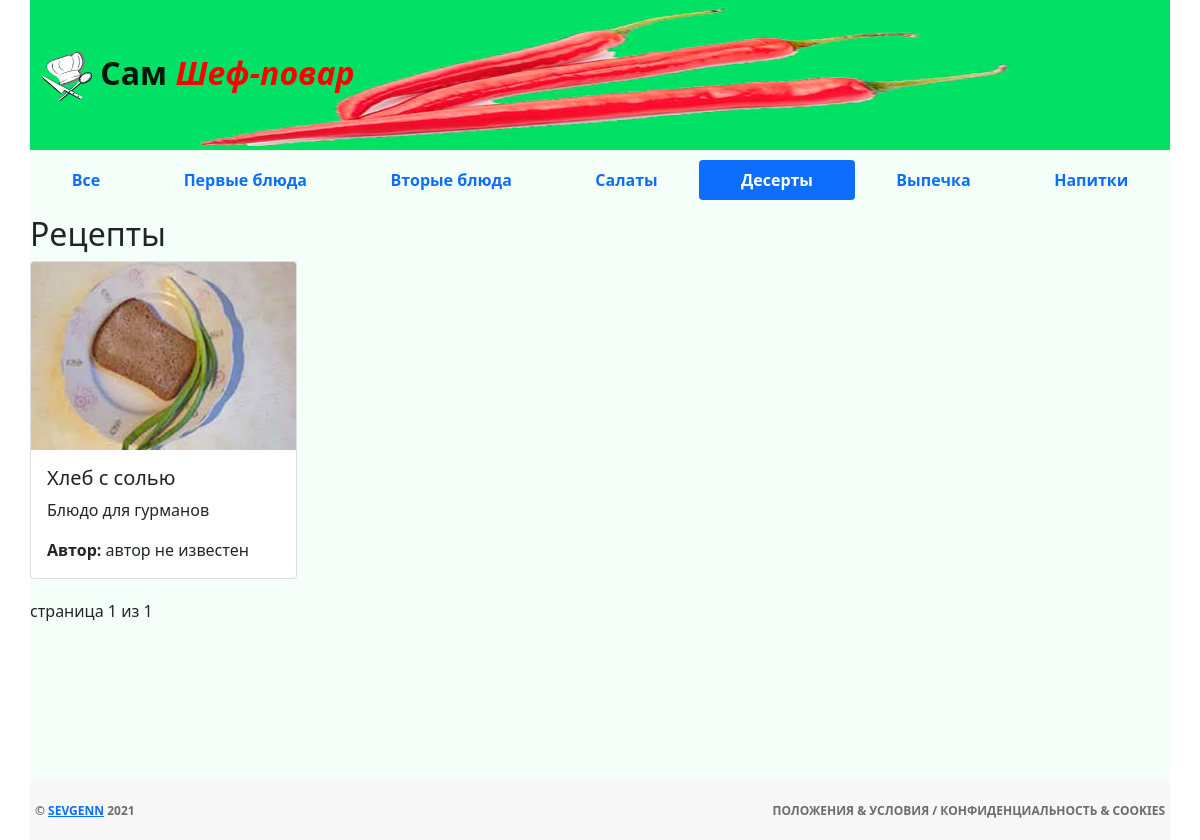
The app's page /category/4/ with its own data.
### mainapp/models.py (models this page shows, shortened)
class Category(models.Model):
    name = models.CharField(verbose_name='Наименование категории', max_length=128, unique=True)
    description = models.TextField(verbose_name='Описание категории', blank=True)
    class Meta:
        verbose_name = 'Категория'
        verbose_name_plural = 'Категории'

class Recipe(models.Model):
    category = models.ForeignKey(Category, on_delete=models.CASCADE)
    name = models.CharField(verbose_name='Название блюда', max_length=128)
    image = models.ImageField(upload_to='dishes_images', blank=False)
    short_desc = models.CharField(verbose_name='Краткое описание', max_length=64, blank=True)
    description = models.TextField(verbose_name='Содержание рецепта', blank=False)
    time_create = models.DateTimeField(verbose_name='Время создания', auto_now_add=True)
    time_update = models.DateTimeField(verbose_name='Время изменения', auto_now=True)
    is_active = models.BooleanField(verbose_name='Активен', default=True)
    author = models.CharField(verbose_name='Автор', max_length=64, default='автор не известен')
    ingredients = models.ManyToManyField(Ingredient, related_name='recipes')
    class Meta:
        verbose_name = 'Рецепт'
        verbose_name_plural = 'Рецепты'

### mainapp/views.py (the view)
# urls.py: re_path(r'^category/(?P<pk>\d+)/$', mainapp_views.categories, name='category'),
def categories(request, pk=None, page=1):
    title = 'Рецепты'
    links_menu = Category.objects.all()
    context = {
        'title': title,
        'links_menu': links_menu,
    }
    if pk is not None:
        category = get_object_or_404(Category, pk=pk)
        recipes = Recipe.objects.filter(category_id=pk, is_active=True)
        paginator = Paginator(recipes, 4)
        try:
            recipes_paginator = paginator.page(page)
        except PageNotAnInteger:
            recipes_paginator = paginator.page(1)
        except EmptyPage:
            recipes_paginator = paginator.page(paginator.num_pages)
        context['category'] = category
        context['recipes'] = recipes_paginator
    return render(request, 'mainapp/categories.html', context)

### mainapp/templates/mainapp/categories.html (shortened to what this page needs)
{% extends 'mainapp/base.html' %}
{% load static %}
{% block content %}
    <div class="content">
        <h2>Рецепты</h2>
        <div class="row row-cols-1 row-cols-md-4 g-4">
          {% for recipe in recipes %}
              {% include 'mainapp/include/inc_card.html' %}
          {% endfor %}
        </div>
        <div class="pagination">
            <span class="current">
                страница {{ recipes.number }} из
                {{ recipes.paginator.num_pages }}
            </span>
        </div>
    </div>
{% endblock %}

### mainapp/templates/mainapp/include/inc_categories_submenu.html
<nav class="nav nav-pills flex-column flex-sm-row">
    <a href="{% url 'mainapp:main' %}"
            {% if request.resolver_match.kwargs.pk == None %}
       class="flex-sm-fill text-sm-center nav-link active"
            {% else %}
       class="flex-sm-fill text-sm-center nav-link"
            {% endif %}>
        <strong>Все</strong></a>
    {% for link in links_menu %}
        <a href="{% url 'mainapp:category' link.pk %}"
                {% if request.resolver_match.kwargs.pk|add:'0' == link.pk %}
           class="flex-sm-fill text-sm-center nav-link active"
                {% else %}
           class="flex-sm-fill text-sm-center nav-link"
                {% endif %}>
            <strong>{{ link.name }}</strong></a>
    {% endfor %}
</nav>

### mainapp/templates/mainapp/include/inc_card.html (shortened to what this page needs)
{% load static %}
<div class="col">
    <div class="card h-100">
      <a href="{% url 'mainapp:recipe' recipe.pk %}">
        <img src="/media/{{ recipe.image }}" class="card-img-top" alt="{{ recipe.short_desc }}">
      </a>
      <div class="card-body">
        <h5 class="card-title">{{ recipe.name }}</h5>
        <p class="card-text">{{ recipe.short_desc }}</p>
        <p class="card-text author"><strong>Автор: </strong>{{ recipe.author }}</p>
      </div>
    </div>
</div>

### mainapp/static/mainapp/styles/style.css (style rules this page uses)
* { padding: 0; margin: 0; }
.pagination { padding-top: 20px; }

### records on screen
Category: name "Первые блюда"
Category: name "Вторые блюда"
Category: name "Салаты"
Category: name "Десерты"
Category: name "Выпечка"
Category: name "Напитки"
Recipe: image (picture), name "Хлеб с солью", short_desc "Блюдо для гурманов", author "автор не известен"

### other values on screen
{{ recipes.number }} "1"
{{ recipes.paginator.num_pages }} "1"
